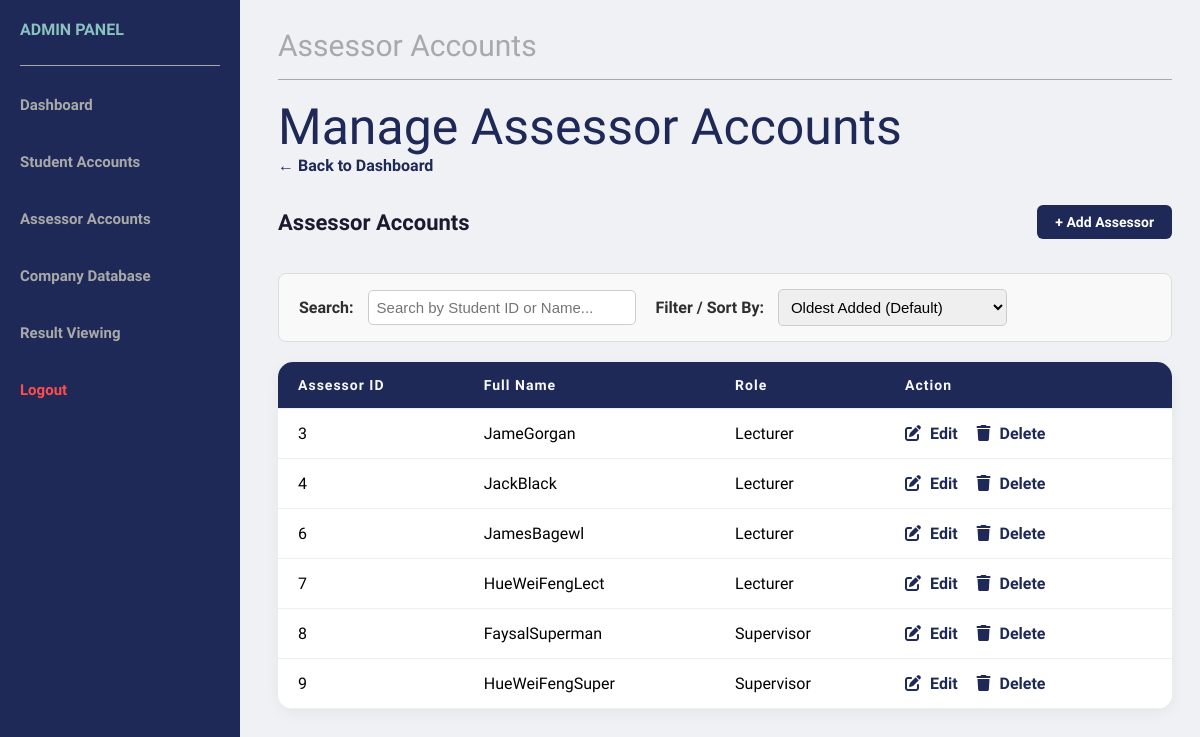
The page /AdminDashboard/Databases/AssessorDatabase.php (signed in) on the database as committed earlier.
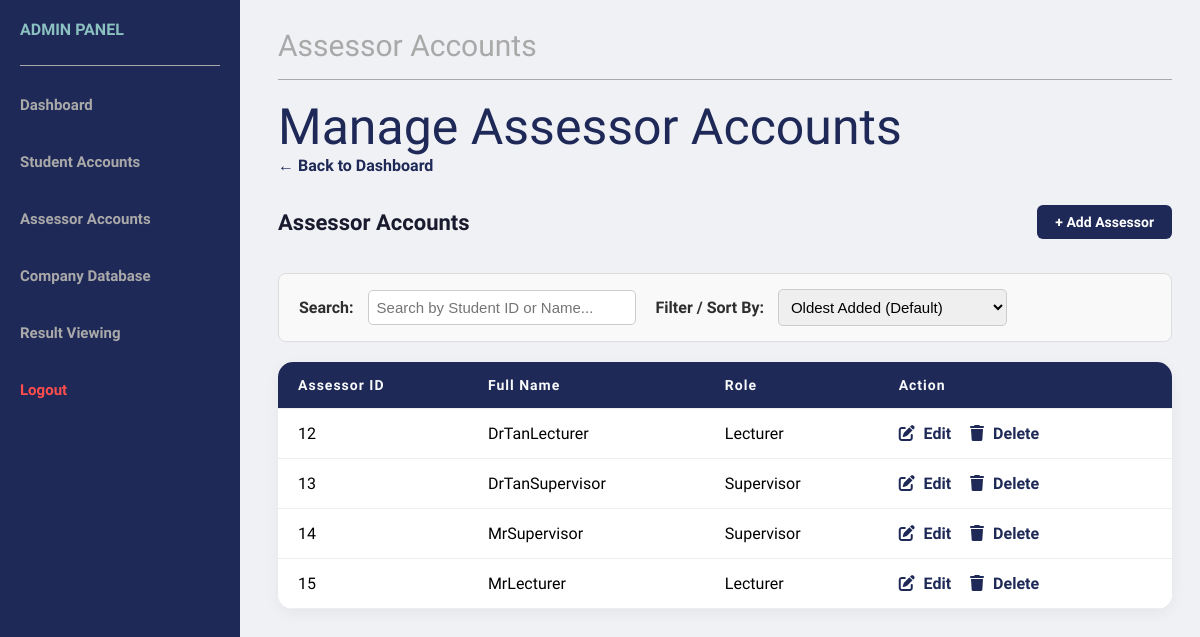
The same page on the database as committed later.
### tables this page shows
CREATE TABLE `assesoraccountlist` (
  `AssessorAccountID` int(11) NOT NULL,
  `Password` varchar(100) NOT NULL,
  `Username` varchar(100) NOT NULL,
  `AdminAccountID` int(11) NOT NULL,
  `AssesorType` enum('Lecturer','Supervisor') NOT NULL
);

### ExecutePStatement.php (called while the page is built, shortened)
<?php
function executePreparedStatement($sql, $params) {
    global $conn;
    $stmt = $conn->prepare($sql);
    if (stripos($sql, "SELECT") === 0) {
        $stmt->execute();
        $result = $stmt->get_result();
    } else {
        $result = $stmt->execute();
    }
    return $result;
}
?>

### AdminDashboard/Databases/AssessorDatabase.php (the view, shortened to what this page needs)
<?php
include '../../Connection.php';
include '../../ExecutePStatement.php';
$AssessorList = "SELECT * FROM assesoraccountlist";
$AssessorResult = executePreparedStatement($AssessorList, []);
?>
<!DOCTYPE html>
<html lang="en">
<head>
    <link rel="stylesheet" href="../../CssFiles/AdminDashBoard.css">
    <link rel="stylesheet" href="../../CssFiles/AdminTableStyle.css">
    <link rel="stylesheet" href="../../CssFiles/searchbar.css">
    <link rel="stylesheet" href="https://cdnjs.cloudflare.com/ajax/libs/font-awesome/6.5.1/css/all.min.css">
</head>
<body>
    <nav>
        <p> ADMIN PANEL</p>
        <hr>
        <a href="../../AdminDashboard.php">Dashboard</a><br>
        <a href="StudentDatabase.php" class="active">Student Accounts</a><br>
        <a href="AssessorDatabase.php">Assessor Accounts</a><br>
        <a href="CompanyDatabase.php">Company Database</a><br>
        <a href="ResultsViewing.php">Result Viewing</a><br>
        <div id="logout">
        <a href="../../Logout.php" onclick="return confirm('Are you sure you want to logout?')">Logout</a>
        </div>
    </nav>
    <div class = "main">
        <div id="title"> Assessor Accounts </div>
        <hr>
        <header>Manage Assessor Accounts</header>
          <a onclick="window.location.href='../../AdminDashboard.php'" class="back-link">&larr; Back to Dashboard</a>
        <div class="page-header">
            <h1> Assessor Accounts </h1>
            <a href="../AssessorFunctions/AddAssessor.php" class="btn btn-primary">+ Add Assessor</a>
        </div>
        <div class="search-bar-container">
            <div>
                <label for="jsSearch">Search:</label>
                <input type="text" id="jsSearch" placeholder="Search by Student ID or Name..." onkeyup="applyFilters()">
            </div>
            <div>
                <label for="jsSort">Filter / Sort By:</label>
                <select id="jsSort" onchange="applyFilters()">
                    <option value="oldest">Oldest Added (Default)</option>
                </select>
            </div>
        </div>
         <div class="table-wrapper">
            <table id="searchTable">
                <thead>
                    <tr>
                        <th> Assessor ID</th>
                        <th> Full Name</th>
                        <th> Role</th>
                        <th> Action</th>
                    </tr>
                </thead>
                <tbody id="tableBody">
                    <?php
                        while ($row = $AssessorResult->fetch_assoc()) {
                            $id       = $row['AssessorAccountID'];
                            $user     = $row['Username'];
                            $type     = $row['AssesorType'];
                            echo "<tr class='search-row' data-id='$id' data-name='$user'>";
                            echo "<td>" . $id . "</td>";
                            echo "<td>" . $user . "</td>";
                            echo "<td>" . $type . "</td>";
                            echo "<td>
                                <a href='../AssessorFunctions/EditAssessor.php?id=" . $row['AssessorAccountID'] . "'><i class='fa-solid fa-pen-to-square'></i> Edit</a>
                                <a href='../AssessorFunctions/DeleteAssessor.php?id=" . $row['AssessorAccountID'] . "'><i class='fa-solid fa-trash'></i> Delete</a>
                                </td>";
                            echo "</tr>";
                        }
                    ?>
                </tbody>
            </table>
         </div>
    </div>
</body>
</html>

### CssFiles/AdminDashBoard.css (style rules this page uses)
body { font-family: "Bricolage Grotesque", sans-serif; padding: 20px; }
body { background-color: #f0f1f5 ; }
nav { height: 100%; width:200px; position: fixed; top:0; left:0; background-color: #1e2957; overflow-x: hidden; padding:20px; }
nav p { font-weight: bold; color: #8bc1c0 ; padding-bottom: 10px; margin-top: 0; }
nav hr { margin-bottom: 30px; border: 0; border-top: 1px solid #aaa9a9; margin-left: 0; }
nav a { text-decoration: none; font-size: 15px; color: #aaa9a9; display: block; transition: 0.3s; align-items: left; font-weight:bold; margin-bottom:20px }
#logout a { color: #ff4d4d; font-weight: bold; }
.main { margin-left:250px; }
.main hr { border: 0; border-top: 1px solid #aaa9a9; }
#title { color: #aaa9a9; font-size:30px; padding-bottom:8px; }
header { font-size:50px; color:#1e2957; padding-top:10px; }
.back-link { display: inline-block; margin-bottom: 20px; color: #1e2957; text-decoration: none; font-weight: bold; transition: color 0.3s; }

### CssFiles/AdminTableStyle.css (style rules this page uses)
table { width: 100%; border-collapse: collapse; margin-top: 20px; background-color: white; border-radius: 15px; overflow: hidden; box-shadow: 0 4px 15px rgba(0,0,0,0.05); margin-bottom:20px; }
th, td { text-align: left; padding: 15px 20px; border-bottom: 1px solid #eee; }
tr { background-color: white; transition: all 0.3s ease; }
th { background-color: #1e2957; color: #f8f9fa ; font-size: 14px; letter-spacing: 1px; font-weight: 900; }
tr a { text-decoration: none; color: #1e2957; font-weight: bold; margin-right: 15px; transition: color 0.3s; }
tr i { margin-right: 5px; }

### CssFiles/searchbar.css (style rules this page uses)
.search-bar-container { display: flex; align-items: center; gap: 20px; background-color: #f9f9f9; padding: 15px 20px; border-radius: 8px; margin-bottom: 20px; border: 1px solid #ddd; }
.search-bar-container label { font-weight: bold; color: #2e2e2e; margin-right: 10px; }
.search-bar-container input, .search-bar-container select { padding: 8px; border: 1px solid #ccc; border-radius: 5px; font-size: 15px; outline: none; }
.search-bar-container input { width: 250px; }

### AdminDashboard/Databases/AssessorDatabase.php (style rules this page uses)
.back-link { display: inline-block; margin-bottom: 20px; color: #1e2957; text-decoration: none; font-weight: bold; transition: color 0.3s; }
.page-header { display: flex; justify-content: space-between; align-items: center; margin-bottom: 24px; }
.page-header h1 { font-size: 22px; color: #1a1a2e; }
.btn { padding: 9px 18px; border: none; border-radius: 6px; font-size: 14px; font-weight: 600; cursor: pointer; transition: background 0.2s; }
.btn-primary { background-color: #1e2957; color: #fff; text-decoration:none; }

Rows that differ between the two databases and show on the page:
removed assesoraccountlist: AssessorAccountID "3", Username "JameGorgan", AssesorType "Lecturer"
removed assesoraccountlist: AssessorAccountID "4", Username "JackBlack", AssesorType "Lecturer"
removed assesoraccountlist: AssessorAccountID "6", Username "JamesBagewl", AssesorType "Lecturer"
removed assesoraccountlist: AssessorAccountID "7", Username "HueWeiFengLect", AssesorType "Lecturer"
removed assesoraccountlist: AssessorAccountID "8", Username "FaysalSuperman", AssesorType "Supervisor"
removed assesoraccountlist: AssessorAccountID "9", Username "HueWeiFengSuper", AssesorType "Supervisor"
added assesoraccountlist: AssessorAccountID "12", Username "DrTanLecturer", AssesorType "Lecturer"
added assesoraccountlist: AssessorAccountID "13", Username "DrTanSupervisor", AssesorType "Supervisor"
added assesoraccountlist: AssessorAccountID "14", Username "MrSupervisor", AssesorType "Supervisor"
added assesoraccountlist: AssessorAccountID "15", Username "MrLecturer", AssesorType "Lecturer"
